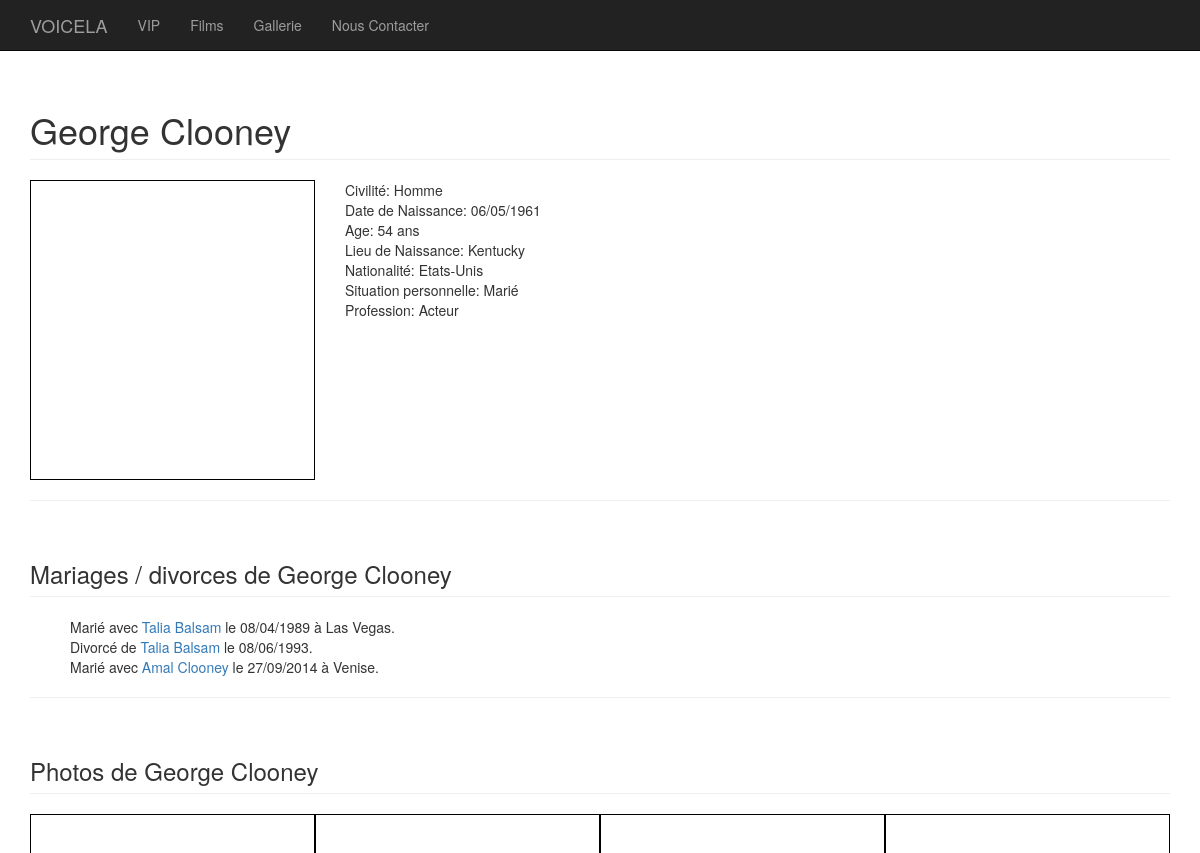
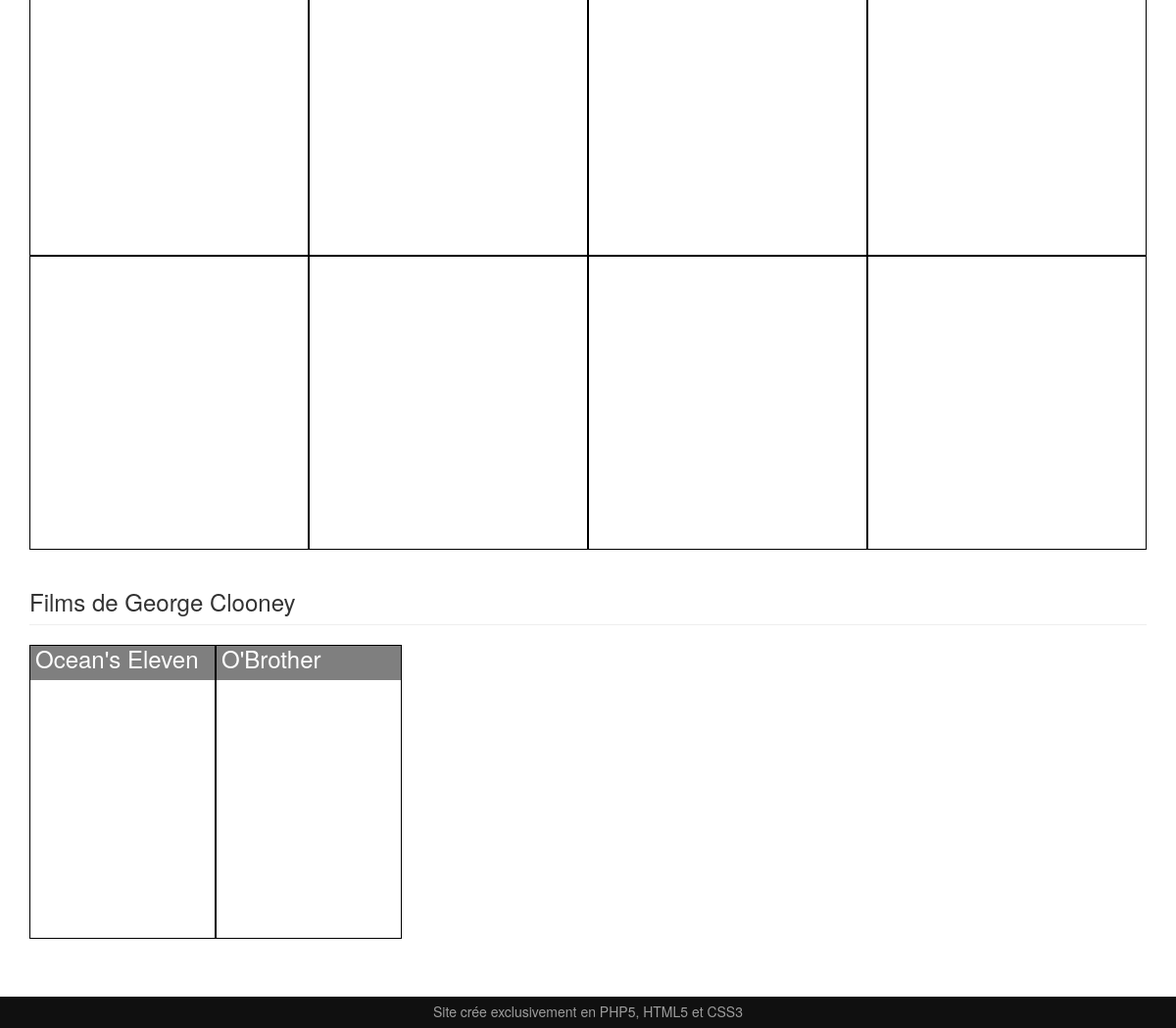
The page /index.php?action=details&vipid=3 on the database its author committed (2 pictures, top to bottom).
### tables this page shows
CREATE TABLE IF NOT EXISTS `vip` (
  `numVip` int(10) NOT NULL AUTO_INCREMENT,
  `nom` varchar(30) NOT NULL,
  `prenomUsuel` varchar(30) NOT NULL,
  `profession` varchar(30) NOT NULL,
  `civilite` varchar(1) NOT NULL,
  `dateNaissance` date NOT NULL,
  `lieuNaissance` varchar(100) NOT NULL,
  `situationPerso` int(1) NOT NULL,
  `numPays` int(3) NOT NULL,
  `imgProfil` varchar(255) DEFAULT NULL,
  PRIMARY KEY (`numVip`),
  KEY `numPays` (`numPays`)
);

CREATE TABLE IF NOT EXISTS `pays` (
  `numPays` int(3) NOT NULL,
  `nomPays` varchar(30) NOT NULL,
  PRIMARY KEY (`numPays`)
);

CREATE TABLE IF NOT EXISTS `alliance` (
  `numVip1` int(10) NOT NULL,
  `numVip2` int(10) NOT NULL,
  `dateEvenement` date NOT NULL,
  `codeEtat` int(1) NOT NULL,
  `lieu` varchar(100) NOT NULL,
  PRIMARY KEY (`numVip1`,`dateEvenement`),
  KEY `numVip2` (`numVip2`)
);

CREATE TABLE IF NOT EXISTS `photo` (
  `idPhoto` int(10) NOT NULL AUTO_INCREMENT,
  `url` varchar(255) NOT NULL,
  `lieu` varchar(100) NOT NULL,
  `annee` int(4) NOT NULL,
  PRIMARY KEY (`idPhoto`)
);

CREATE TABLE IF NOT EXISTS `film` (
  `numVisa` int(10) NOT NULL AUTO_INCREMENT,
  `titre` varchar(30) NOT NULL,
  `anneeSortie` int(4) NOT NULL,
  `numGenre` int(4) NOT NULL,
  `synopsis` text NOT NULL,
  `photo` varchar(250) NOT NULL,
  PRIMARY KEY (`numVisa`),
  KEY `numGenre` (`numGenre`)
);

### Model/Model.php (called while the page is built)
<?php
abstract class Model {
  private static $bdd;
  protected function executerRequete($sql, $params = null) {
    if ($params == null) {
        $resultat = self::getBdd()->query($sql);
    }
    else {
        $resultat = self::getBdd()->prepare($sql);
        $resultat->execute($params);
    }
    return $resultat;
  }
  private static function getBdd(){
    if(self::$bdd ==null){
      require 'bin/connexion.php';
      self::$bdd = new PDO('mysql:host='.$host.';dbname='.$nombase, $user, $password,
        array(PDO::ATTR_ERRMODE => PDO::ERRMODE_EXCEPTION));
      self::$bdd->exec('SET NAMES utf8');
      self::$bdd->setAttribute(PDO::ATTR_ERRMODE,PDO::ERRMODE_EXCEPTION);
    }
    return self::$bdd;
  }
}

### Model/VipManager.php (called while the page is built, shortened)
<?php
class VipManager extends Model{
	function getVipDetails($vipid){
		$req=$this->executerRequete('SELECT v.nom, prenomUsuel, civilite, dateNaissance, lieuNaissance, imgProfil, situationPerso, profession, p.numPays, p.nomPays
			FROM vip v LEFT JOIN pays p ON p.numPays=v.numPays WHERE numvip=:numVip',
			array(':numVip'=>$vipid));
	    $result=$req->fetchAll(PDO::FETCH_ASSOC);
	  	return $result;
	}
	function getVipFilm($vipid){
		$req=$this->executerRequete('SELECT f.numVisa, f.photo, f.titre, f.anneeSortie FROM film f, jouer j WHERE f.numVisa=j.numVisa AND j.numVip=:numVip',
			array(':numVip'=>$vipid));
	    $result=$req->fetchAll(PDO::FETCH_ASSOC);
	  	return $result;
	}
	public function getUnion($numVip)
	{
		$sql = 'SELECT * from alliance Where numVip1=:numVip OR numVip2=:numVip';
		$param = array(':numVip' => $numVip);
		$req = $this->executerRequete($sql,$param);
		$union = $req->fetchAll();
		$arr = array();
		$i=0;
		foreach($union as $value)
		{
			$sql = 'SELECT numVip,nom,prenomUsuel from vip WHERE numVip=:numVip';
			if($numVip == $value['numVip1'])
			{
				$param = array(':numVip' => $value['numVip2']);
			} else {
				$param = array(':numVip' => $value['numVip1']);
			}
			$req = $this->executerRequete($sql,$param);
			$vip = $req->fetch(PDO::FETCH_ASSOC);
			$vip['dateEvenement'] = $value['dateEvenement'];
			$vip['lieu'] = $value['lieu'];
			$vip['codeEtat'] = $value['codeEtat'];
			$arr[$i] = $vip;
			$i++;
		}
		return $arr;
	}
}
?>

### Model/PhotoManager.php (called while the page is built, shortened)
<?php
class PhotoManager extends Model{
	function getPhotoVip($vipid){
		$req=$this->executerRequete('SELECT url FROM photo p, apparait a WHERE p.idPhoto=a.idPhoto AND a.numVip=:numVip',
			array(':numVip'=>$vipid));
	    $result=$req->fetchAll(PDO::FETCH_ASSOC);
	  	return $result;
	}
}
?>

### Views/detailVip.php (the view, shortened to what this page needs)
    <div class="container">
        <?php foreach ($detail as $vip) {
        $date = new DateTime($vip['dateNaissance']);
        $dateauj=new DateTime(date("Y-m-d"));
        $interval=$date->diff($dateauj);
        $age = $interval->format('%Y')." ans";?>
        <div class="row">
            <div class="col-lg-12">
                <h1 class="page-header"><?php echo $vip['prenomUsuel'] . " " . $vip['nom'];?>
                </h1>
                    <div  class="col-md-3  col-sm-5  col-xs-10 img detail" style="background:url(<?php echo $vip['imgProfil']; ?>) no-repeat center; background-size:cover;">
                    </div>
                <ul>
                    <li>Civilité: <?php if ($vip['civilite']=="H"){echo 'Homme';} else{echo 'Femme';};?></li>
                    <li>Date de Naissance: <?php echo $date->format('d/m/Y')?></li>
                    <li>Age: <?php echo $age ?></li>
                    <li>Lieu de Naissance: <?php echo $vip['lieuNaissance'];?></li>
                    <li>Nationalité: <?php echo $vip['nomPays'];?></li>
                    <li>Situation personnelle:
                        <?php if($vip['situationPerso'] == 1){
                            if($vip['civilite'] == 'H'){
                                echo 'Marié';
                            }
                            else{
                                echo 'Mariée';
                            }
                            }
                            else if ($vip['situationPerso'] == 2){
                                if ($vip['civilite'] == 'H'){
                                    echo 'Divorcé';
                                }
                                else{
                                    echo 'Divorcée';
                                }
                            }
                            else{
                                echo 'Célibataire';
                            }?></li>
                    <li>Profession: <?php echo $vip['profession'];?></li>
                </ul>
            </div>
        </div>
        <hr>
            <div class="row">
                <div class="col-lg-12">
                    <h3 class="page-header">Mariages / divorces de <?php echo $vip['prenomUsuel'] . " " . $vip['nom'];?>
                    </h3>
                </div>
            </div>
            <?php if($union != NULL) { ?>
                <ul id=mariage>
                    <?php foreach ($union as $value){ ?>
                        <li>
                            <?php if($value['codeEtat']==1){ ?>
                                <?php if($vip['civilite']=='H'){
                                    echo 'Marié';
                                }
                                else{
                                    echo 'Mariée';
                                } ?>
                                 avec <a href="index.php?action=<?php echo 'details'; ?>&amp;vipid=<?php echo $value['numVip']; ?>"><?php echo $value['prenomUsuel']." ".$value['nom']; ?></a> le <?php $date = new DateTime($value['dateEvenement']); echo $date->format('d/m/Y'); ?> à <?php echo $value['lieu'] ?>.
                            <?php } else { ?>
                                 <?php if($vip['civilite']=='H'){
                                    echo 'Divorcé';
                                }
                                else{
                                    echo 'Divorcée';
                                } ?>
                                 de <a href="index.php?action=<?php echo 'details'; ?>&amp;vipid=<?php echo $value['numVip']; ?>"><?php echo $value['prenomUsuel']." ".$value['nom']; ?></a> le <?php $date = new DateTime($value['dateEvenement']); echo $date->format('d/m/Y'); ?>.
                            <?php } ?>
                        </li>
                    <?php } ?>
                </ul>
            <?php } else { ?>
                <div class="alert alert-info" role="alert">
                    <p>Aucun mariage ou divorce renseigné pour <b><?php echo $vip['prenomUsuel']." ".$vip['nom'];?></b></p>
                </div>
                <?php } ?>
        <hr>
        <div class="row">
            <div class="col-lg-12">
                <h3 class="page-header">Photos de <?php echo $vip['prenomUsuel'] . " " . $vip['nom'];?>
                </h3>
            </div>
        </div>
            <?php if($photoVip != NULL) {
                foreach ($photoVip as $p) { ?>
                    <div  class="col-md-3  col-sm-5  col-xs-10 img" style="background:url(<?php echo $p['url']; ?>) no-repeat center; background-size:cover;">
                    </div>
                <?php } } else{?>
                     <div class="alert alert-info" role="alert">
                        <p>Aucune photo disponible pour <b><?php echo $vip['prenomUsuel']." ".$vip['nom'];?></b></p>
                    </div>
                <?php }?>
        <div class="row last">
            <div class="col-lg-12">
                <h3 class="page-header">Films de <?php echo $vip['prenomUsuel'] . " " . $vip['nom'];?>
                </h3>
            </div>
        </div>
            <?php if($film != NULL) {
                foreach ($film as $f) { ?>
                    <div  class="col-md-2  col-sm-3  col-xs-6 img" style="background:url(<?php echo $f['photo']; ?>) no-repeat center; background-size:cover;">
                        <h3 class="titreVip">
                            <a href="index.php?action=details&amp;idfilm=<?php echo $f['numVisa']; ?>"><?php echo $f['titre'];?></a>
                        </h3>
                    </div>
                <?php } } else{?>
                     <div class="alert alert-info" role="alert">
                        <p>Aucun film renseigné pour <b><?php echo $vip['prenomUsuel']." ".$vip['nom'];?></b></p>
                    </div>
                <?php }?>
    </div>
<?php } ?>
 <?php
 	require'Views/layout.php';
 ?>

### Web/css/style.css (style rules this page uses)
body { padding-top: 70px; }
ul { list-style-type: none; }
.img { height: 300px; border: 1px solid black; margin: 0px; padding: 0px; background: no-repeat; }
.detail { margin-right: 30px; }
.titreVip { z-index: 2; background: rgba(0,0,0,0.5); margin: 0; float: bottom; height: 35px; }
.titreVip a { color: white; padding-left: 5px; }

### rows shown on the page
vip: prenomUsuel "George", nom "Clooney", civilite "Homme", dateNaissance "06/05/1961", lieuNaissance "Kentucky", numPays.nomPays "Etats-Unis", situationPerso "Marié", profession "Acteur", prenomUsuel "Talia", nom "Balsam", format "08/06/1993"
alliance: shows "Marié", prenomUsuel "Talia", nom "Balsam", dateEvenement "08/04/1989", lieu "Las Vegas"
alliance: shows "Marié", prenomUsuel "Amal", nom "Clooney", dateEvenement "27/09/2014", lieu "Venise"
film: titre "Ocean's Eleven"
film: titre "O'Brother"
